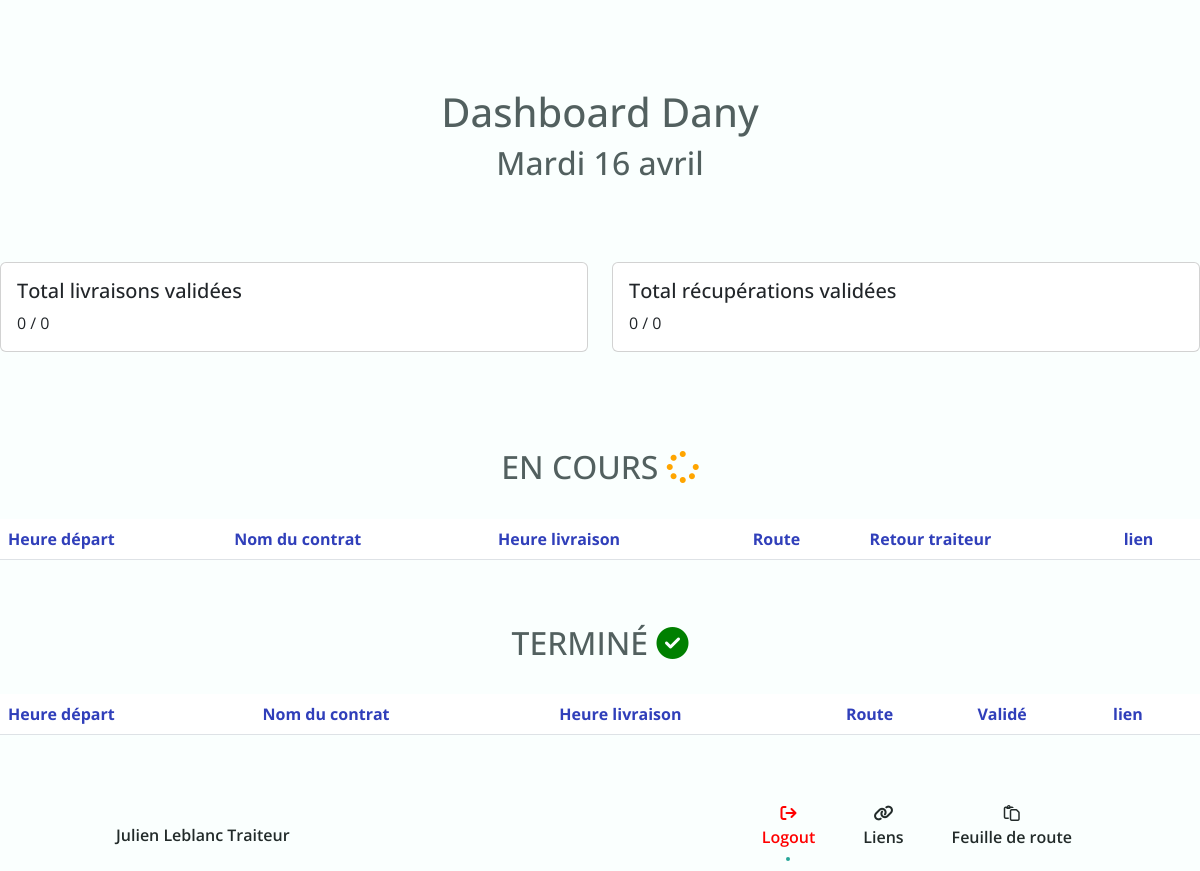
/journee/1/livreur/4 (signed in), run on an earlier commit of the app's database.
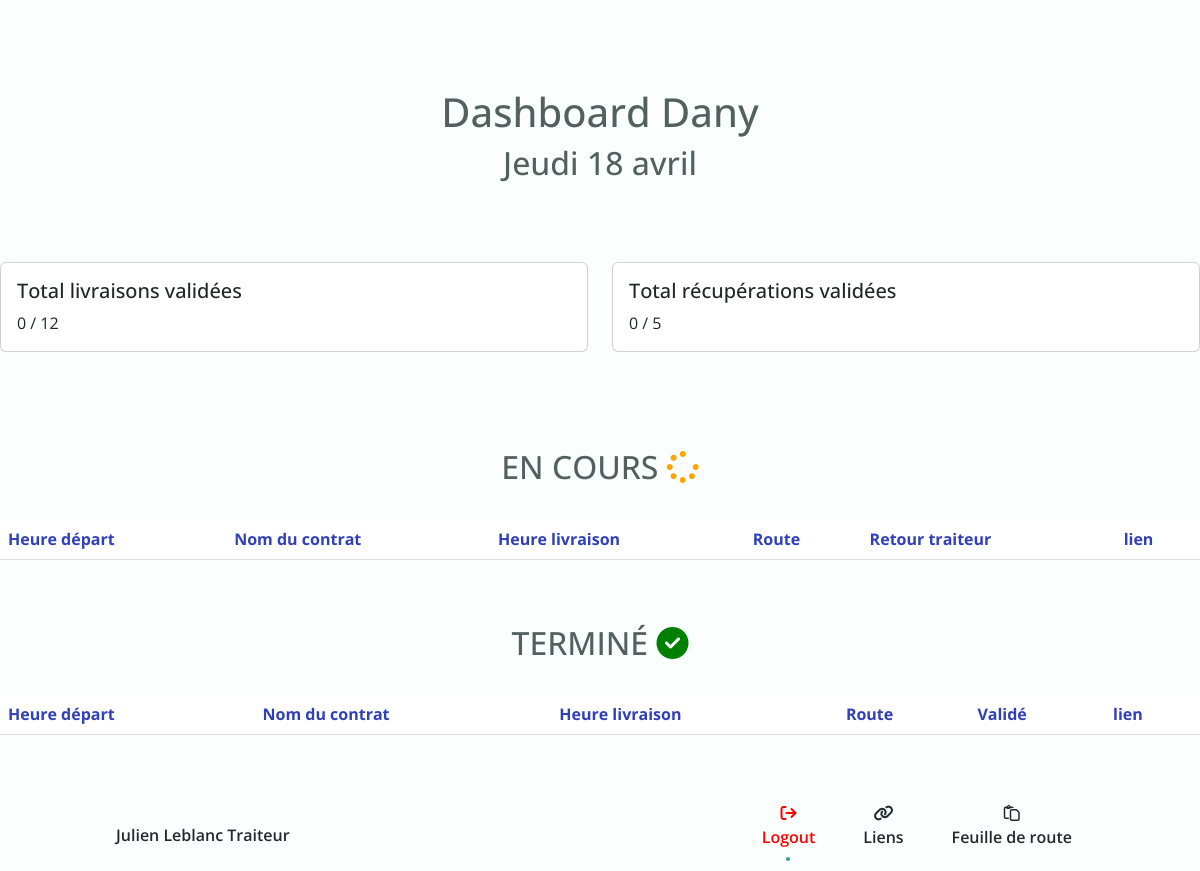
And on a later commit of the database.
### listings/models.py (models this page shows)
class Journee(models.Model):
     nom = models.fields.CharField(max_length=100)
     def __str__(self):
        return f'{self.nom}'
     date = models.DateField()

### listings/views.py (the view)
# urls.py: path('journee/<int:id>/livreur/<int:pk>', views.dashboard, name='dashboard'),
def dashboard(request, pk, id):  # notez le paramètre id supplémentaire
    if request.user.is_authenticated :
        livreur = Livreur.objects.get(user_id= pk)
        userid = livreur.id
        today = now().date()
        livraisons  = Livraison.objects.order_by('route').filter(date=today)
        livraisonstatusok = Livraison.objects.filter(status=True, date=today,recuperation="non", livreur = userid)
        livraisonstatusko = Livraison.objects.filter(status=False, date=today,recuperation="non", livreur = userid)
        recuperation = Livraison.objects.filter(recuperation="oui", date=today, livreur = userid)
        recuperationok = Livraison.objects.filter(recuperation="oui", status=True, date=today, livreur = userid)
        recuperationko = Livraison.objects.filter(status=False,recuperation="oui", date=today, livreur = userid)
        livraison = Livraison.objects.filter(recuperation="non", date=today, livreur = userid)
        journee = Journee.objects.get(id=id)
        recuperations = "oui"
        recuperationo = "non"
        return render(request, "listings/dashboard.html", context={'livreur':livreur,
                                                                'livraisons' : livraisons,
                                                                'livraisonstatusok':livraisonstatusok,
                                                                'livraisonstatusko':livraisonstatusko,
                                                                'recuperation' : recuperation,
                                                                'journee' : journee,
                                                                'recuperationok':recuperationok,
                                                                'recuperationko':recuperationko,
                                                                'livraison':livraison,
                                                                'recuperations':recuperations,
                                                                'userid':userid,
                                                                'recuperationo':recuperationo
                                                                })
    else:
        return redirect('home')

### listings/templates/listings/dashboard.html (shortened to what this page needs)
{% extends 'listings/base.html' %}
{% load static %}
{% block content %}
<nav class="nav container fixed-bottom">
  <a href="#" class="nav__logo">Julien Leblanc Traiteur</a>
  <div class="nav__menu" id="nav-menu">
      <ul class="nav__list">
        {% if user.is_authenticated %}
          <li class="nav__item">
            <form action="{% url 'logout' %}" method="post">
              <button type="submit" class="nav__link active-link" style="color: red;"><i class="fa-solid fa-arrow-right-from-bracket"></i>
          </form>
                  <span class="nav__name">Logout</span>
          </li>
          {% else %}
          <li class="nav__item">
            <a href="{% url 'login' %}" class="nav__link" style="color: green;"><i class="fa-regular fa-user"></i></i></a>
                  <span class="nav__name">Login</span>
              </a>
          </li>
          {% endif %}
          <li class="nav__item">
            <a type="button" class="nav__link" data-bs-toggle="offcanvas" href="#offcanvasExample" role="button" aria-controls="offcanvasExample">
              <i class="fa-solid fa-link"></i><span class="nav__name">Liens</span>
            </a>
          </li>
          <li class="nav__item">
            <a  href="{% url 'journee-detail' journee.id %}" class="nav__link"><i class="fa-regular fa-paste"></i>
              <span class="nav__name">Feuille de route</span>
            </a>
          </li>
      </ul>
  </div>
</nav>
<br>
<br>
<br>
<div style="text-align: center;">
    <h1>Dashboard {{ livreur.nom }}</h1>
    <h2>{{journee}}</h2>
    <br>
    <br>
</div>
<br>
<div class="row row-cols-1 row-cols-md-2 g-4">
  <div class="col">
    <div class="card">
      <div class="card-body">
        <h5 class="card-title">Total livraisons validées</h5>
        <p class="card-text">{{livraisonstatusok|length}} / {{livraison|length}}</p>
      </div>
    </div>
  </div>
  <div class="col">
    <div class="card">
      <div class="card-body">
        <h5 class="card-title">Total récupérations validées</h5>
        <p class="card-text">{{recuperationok|length}} / {{recuperation|length}}</p>
      </div>
    </div>
  </div>
</div>
<br>
<br>
<br>
  <br>
  <h2 style="text-align: center;" id="listlivraisons">EN COURS  <i class="fa-solid fa-spinner fa-spin" style="color: orange;"></i>
</h2>
  <br>
            <table class="table table-striped">
              <thead class="thead-dark">
                <tr>
                  <th scope="col" style="color: #303FBA;">Heure départ</th>
                  <th scope="col" style="color: #303FBA;">Nom du contrat</th>
                  <th scope="col" style="color: #303FBA;">Heure livraison</th>
                  <th scope="col" style="color: #303FBA;">Route</th>
                  <th scope="col" style="color: #303FBA;">Retour traiteur</th>
                  <th scope="col" style="color: #303FBA;">lien</th>
                </tr>
              </thead>
            </table>
                <br>
                <br>
  <h2 style="text-align: center;" id="listlivraisons">TERMINÉ  <i class="fa-solid fa-circle-check" style="color: green;"></i></h2>
  <br>
  <table class="table table-striped">
    <thead class="thead-dark">
      <tr>
        <th scope="col" style="color: #303FBA;">Heure départ</th>
        <th scope="col" style="color: #303FBA;">Nom du contrat</th>
        <th scope="col" style="color: #303FBA;">Heure livraison</th>
        <th scope="col" style="color: #303FBA;">Route</th>
        <th scope="col" style="color: #303FBA;">Validé</th>
        <th scope="col" style="color: #303FBA;">lien</th>
      </tr>
    </thead>
            </table>
<br>
<br>
<br>
<br>
<br>
{% endblock %}

What changed in the data, as far as the page shows it:
changed Journee: nom "Mardi 16 avril" → "Jeudi 18 avril"
Also different on the page:
{{ livraison|length }}: "0" → "12"
{{ recuperation|length }}: "0" → "5"
